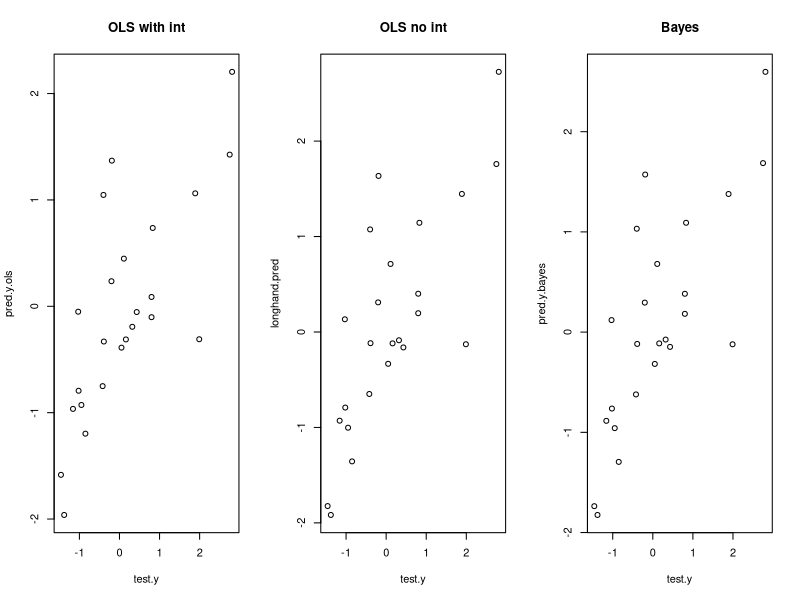

This figure's R source: (Note: a time limit stopped this script after it produced the figure.)
## ---- chunk 1
knitr::opts_chunk$set(echo = TRUE)
library(MASS)
#data(UScrime)
data = read.table("crime.dat", header = TRUE)
set.seed(9548)
## ---- chunk 2
g = n = nrow(data)

nu.0 = 2
sigma2.0 = 1
y = data$y
X = as.matrix(data[,-1])
n.samp = 10000

## Sigma2
p = ncol(X)
Hg = (g/(g+1)) * X %*% solve(t(X) %*% X) %*% t(X)
In = diag(1,n)
SSRg = t(y) %*% (In - Hg) %*% y

sigma2 = 1 / rgamma(n.samp, (nu.0 + n)/2, (nu.0*sigma2.0 + SSRg)/2)
## Betas
var.beta = (g/(g+1)) * ( solve(t(X) %*% X) )
mean.beta = (g/(g+1)) *(solve(t(X) %*% X) %*% t(X) %*% y)
E = matrix(rnorm(n.samp*p,0,sqrt(sigma2)),n.samp,p)
beta = t( t(E %*% chol(var.beta)) + c(mean.beta))

names(beta) = colnames(X)
apply(beta,2,quantile,c(.025,.975))
apply(beta,2,mean)
ols = lm(y~.,data= data)
coef(ols)
beta.hat.ols = solve(t(X) %*% X) %*% t(X) %*% y
#longhand.pred = as.matrix(test.X) %*% beta.hat.ols
## ---- chunk 3
train = sample(n,n/2)
train.set = data[train,]
test.set = data[-train,]
train.y = train.set$y
train.X = train.set[,-1]
test.y = test.set$y
test.X = test.set[,-1]

# OLS on training, predicted values
train.lm = lm(y~., data = train.set)
pred.y.ols =predict.lm(train.lm,test.X)
# OR longhand
train.lm.beta0 = train.lm$coefficients[1]
train.lm.beta = train.lm$coefficients[-1]
long.pred = train.lm.beta0+ (as.matrix(test.X) %*% train.lm.beta)
train.X = as.matrix(train.X)
test.X = as.matrix(test.X)
beta.hat.ols = solve(t(train.X) %*% train.X) %*% t(train.X) %*% train.y
longhand.pred = as.matrix(test.X) %*% beta.hat.ols

long.ols.error = sum((test.y-longhand.pred)^2)
ols.error = sum((test.y-pred.y.ols)^2)

# Bayesian on training, 
g = n = nrow(train.set)
train.X = as.matrix(train.X)
test.X = as.matrix(test.X)

nu.0 = 2
sigma2.0 = 1

n.samp = 10000

## Sigma2
p = ncol(train.X)
Hg = (g/(g+1)) * train.X %*% solve(t(train.X) %*% train.X) %*% t(train.X)
In = diag(1,n)
SSRg = t(train.y) %*% (In - Hg) %*% train.y

sigma2 = 1 / rgamma(n.samp, (nu.0 + n)/2, (nu.0*sigma2.0 + SSRg)/2)
## Betas
var.beta = (g/(g+1)) * ( solve(t(train.X) %*% train.X) )
mean.beta = (g/(g+1)) *(solve(t(train.X) %*% train.X) %*% t(train.X) %*% train.y)
E = matrix(rnorm(n.samp*p,0,sqrt(sigma2)),n.samp,p)
beta = t( t(E %*% chol(var.beta)) + c(mean.beta))
mean.beta = apply(beta,2,mean)

pred.y.bayes = test.X %*% mean.beta

bayes.error = sum((test.y - pred.y.bayes)^2)

par(mfrow = c(1,3))
plot(test.y,pred.y.ols, main = "OLS with int")
plot(test.y,longhand.pred, main = "OLS no int")
plot(test.y,pred.y.bayes,main = "Bayes")

long.ols.error
ols.error
bayes.error
## ---- chunk 4
n.tot = nrow(data)
n.iter = 10000
error.int.ols = error.noint.ols = error.bayes = rep(0,n.iter)
# Prior Values
g = n = nrow(data) /2
nu.0 = 2
sigma2.0 = 1
n.samp = 10000

for(i in 1:n.iter){
  train = sample(n.tot,n.tot/2)
  train.set = data[train,]
  test.set = data[-train,]
  train.y = train.set$y
  train.X = as.matrix(train.set[,-1])
  test.y = test.set$y
  test.X = as.matrix(test.set[,-1])
  # OLS with intercept
  train.lm = lm(y~.,data = train.set)
  y.int.ols = predict.lm(train.lm,as.data.frame(test.X))
  # OLS without intercept
  beta.hat.ols = solve(t(train.X) %*% train.X) %*% t(train.X) %*% train.y
  y.noint = test.X %*% beta.hat.ols
  # Bayes
  ## Sigma2
  p = ncol(train.X)
  Hg = (g/(g+1)) * train.X %*% solve(t(train.X) %*% train.X) %*% t(train.X)
  In = diag(1,n)
  SSRg = t(train.y) %*% (In - Hg) %*% train.y
  
  sigma2 = 1 / rgamma(n.samp, (nu.0 + n)/2, (nu.0*sigma2.0 + SSRg)/2)
  ## Betas
  var.beta = (g/(g+1)) * ( solve(t(train.X) %*% train.X) )
  mean.beta = var.beta %*% t(train.X) %*% train.y
  E = matrix(rnorm(n.samp*p,0,sqrt(sigma2)),n.samp,p)
  beta = t( t(E %*% chol(var.beta)) + c(mean.beta))
  mean.beta = apply(beta,2,mean)
  
  pred.y.bayes = test.X %*% mean.beta
  
  error.bayes[i] = sum((test.y - pred.y.bayes)^2)
  error.int.ols[i] = sum((test.y - y.int.ols)^2)
  error.noint.ols[i] = sum((test.y - y.noint)^2)
  
}

mean(error.bayes)
mean(error.int.ols)
mean(error.noint.ols)
quantile(error.bayes,c(.025,.975))
quantile(error.int.ols,c(.025,.975))
quantile(error.noint.ols,c(.025,.975))

preds = cbind(pred.y.bayes, y.noint)
names(preds) = c("bayes","ols")
#ggplot(data = preds, aes(x = bayes,y = ols)) + geom_point()
